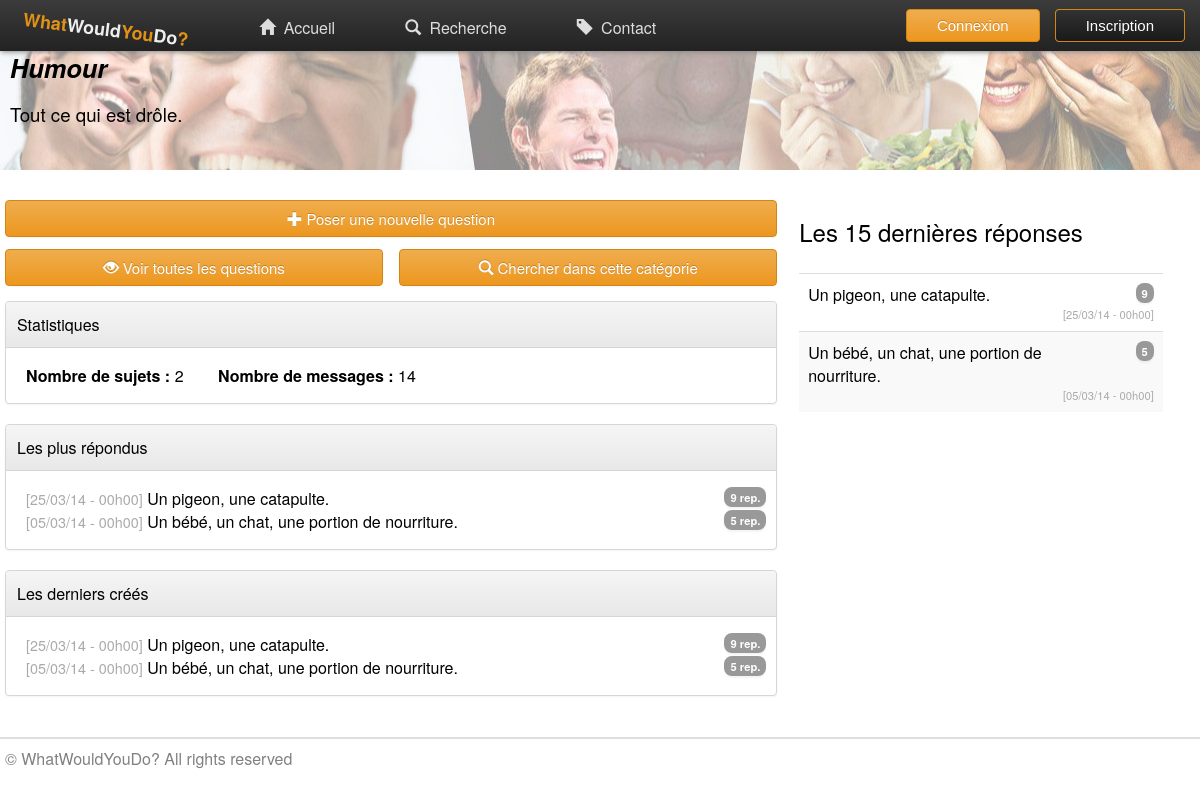
Page /?/category/1 on the earlier database version.
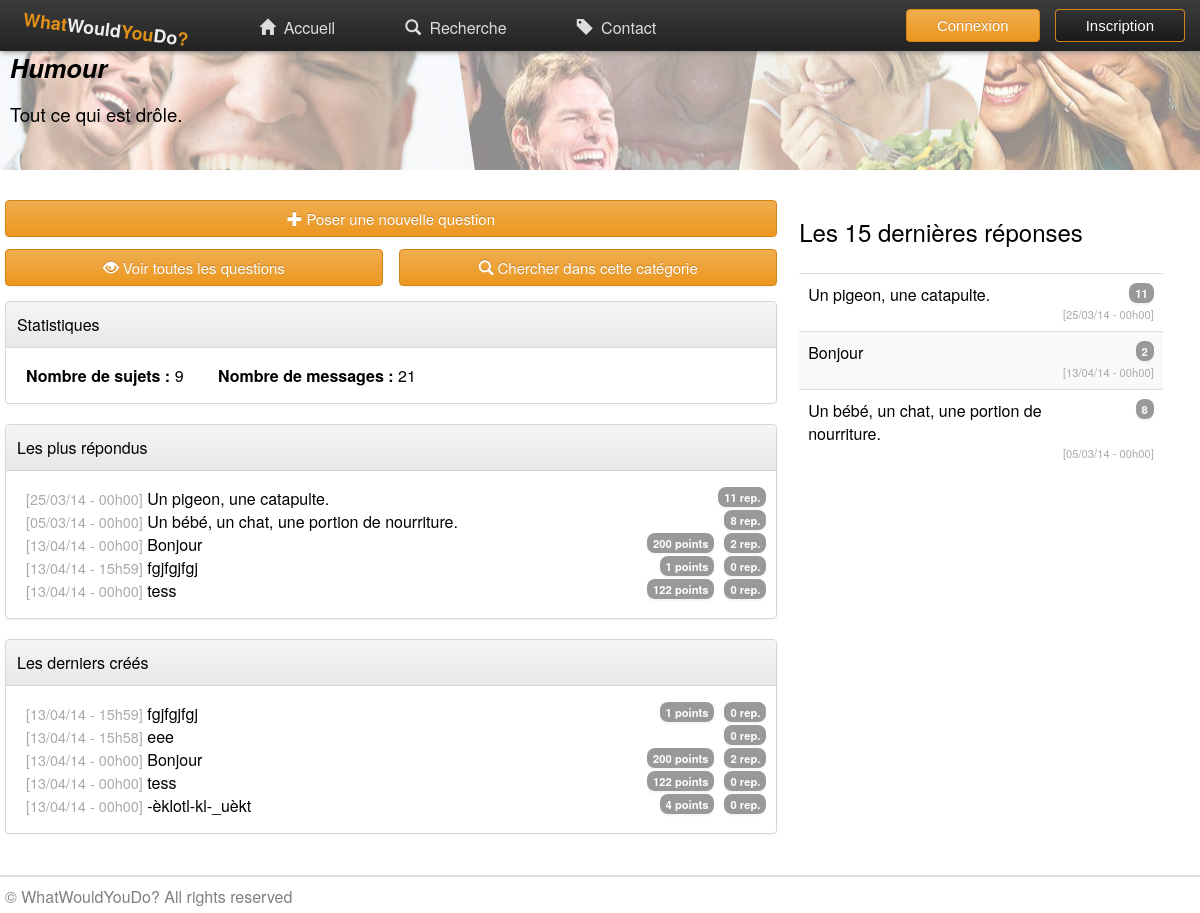
Same page on the later database version.
### tables this page shows
CREATE TABLE IF NOT EXISTS `category` (
  `id` int(11) NOT NULL AUTO_INCREMENT,
  `name` varchar(50) NOT NULL,
  `description` text NOT NULL,
  PRIMARY KEY (`id`)
);

CREATE TABLE IF NOT EXISTS `topic` (
  `id` int(11) NOT NULL AUTO_INCREMENT,
  `title` varchar(100) NOT NULL,
  `content` text NOT NULL,
  `date` datetime NOT NULL,
  `user_id` int(11) NOT NULL,
  `category_id` int(11) NOT NULL,
  `answered` tinyint(1) NOT NULL DEFAULT '0',
  `pot_point` int(11) NOT NULL,
  `pot_euro` int(11) NOT NULL,
  PRIMARY KEY (`id`),
  KEY `user_id` (`user_id`,`category_id`),
  KEY `category_id` (`category_id`)
);

### index.php (called while the page is built, shortened)
<?php
	include("php/utils.php");
	include("php/_header.php");
	include(get_page_to_load($_SERVER['QUERY_STRING']));
	include("php/_footer.php");
?>

### php/utils.php (called while the page is built, shortened)
<?php
	function is_co() {
		return isset($_SESSION["user"]);
	}
?>

### php/category.php (the view, shortened to what this page needs)
<?php
if(isset($_GET["data"][0])){
	$id_cat = $_GET["data"][0];
	$bdd = BBD_connect();
	$query = $bdd->prepare("SELECT category.id as _id, category.name as name, category.description as description, COUNT(topic.id) as nb_topic,
								(SELECT COUNT(post.id) FROM category
								 LEFT JOIN topic ON topic.category_id = category.id
								 LEFT JOIN post ON post.topic_id = topic.id
								 WHERE category.id = _id) as nb_post
							FROM category
							LEFT JOIN topic ON topic.category_id = category.id
							WHERE category.id = ?
							GROUP BY category.id");
	$query->execute(array($_GET["data"][0]));
	if($data = $query->fetch()) {
		$cat = $data;
	} else
		header("Location: ?/");
} else
	header("Location: ?/");
?>
<div id="indexTile" <?php if(file_exists('img/cat-'.$cat['_id'].'.jpg')) { echo 'style="background: url(\'img/cat-'.$cat['_id'].'.jpg\') no-repeat center; background-size: 100%;"'; } ?> >
	<section >
		<p><b><i><?php echo $cat['name']; ?></i></b></p>
		<p><?php echo $cat['description']; ?></p>
	</section>
</div>
<section>
	<section style="width: 66.6%; float : left;">
     	    <div class="content-elem fresh">
      	    <div class="btn new-cat" style="margin: 5px;"><span class="icon plus" ></span>Poser une nouvelle question</div>
      	    <div style="margin: 5px; margin-top: 12px; box-sizing: border-box;">
      	    	<div class="btn show-cat" style="width: 49%; float: left; box-sizing: border-box"><span class="icon eye" ></span>Voir toutes les questions</div>
      	    	<a href="?/search/<?php echo $id_cat; ?>"><div class="btn" style="width: 49%; float: right; box-sizing: border-box"><span class="icon search" ></span>Chercher dans cette catégorie</div></a>
      	    </div>
     	    </div>
     	    <div id="cat-stat" style="width:100%; ">
      	    <div class="content-elem fresh">
				<div class="content-bordered">
					<div class="content-bordered-title">
						<h4 class="panel-title">Statistiques</h4>
					</div>
					<p>
						<b class="content-bordered-item">Nombre de sujets : </b><?php echo $cat['nb_topic']; ?>
						<b class="content-bordered-item">Nombre de messages : </b><?php echo $cat['nb_post']; ?>
					</p>
				</div>
			</div>
			<div class="content-elem fresh">
				<div class="content-bordered">
					<div class="content-bordered-title">
						<h4 class="panel-title">Les plus répondus</h4>
					</div>
					<ul class="list-unstyled">
					<?php
						$query = $bdd->prepare("SELECT topic.id AS id, topic.title AS title, DATE_FORMAT(topic.date, '%d/%m/%y - %Hh%i') AS date_, topic.pot_point as points, COUNT(post.id) AS nb_post, topic.answered AS answered
												FROM category
												RIGHT JOIN topic ON topic.category_id = category.id
												LEFT JOIN post ON post.topic_id = topic.id
											    WHERE category.id = ?
												GROUP BY topic.id
												ORDER BY nb_post DESC
												LIMIT 0,5");
						$query->execute(array($id_cat));
						while($data = $query->fetch()){ ?>
						<li>
								<span class="date">[<?php echo $data['date_']; ?>]</span>
								<a href="?/post/<?php echo $data['id']; ?>">
									<?php echo $data['title']; ?>
									<span class="badge" style="float: right; margin-right: 10px;"><?php echo $data['nb_post']; ?> rep.</span>
									<?php if($data['points'] > 0 AND !$data['answered']) { ?>
									<span class="badge" style="float: right; margin-right: 10px;"><?php echo $data['points']; ?> points</span>
									<?php } else if ($data['answered']) {  ?>
									<span class="badge-premium" style="float: right; margin-right: 10px;">Répondu</span>
									<?php } ?>
								</a>
						</li>
					<?php } ?>
					</ul>
				</div>
			</div>
			<div class="content-elem fresh">
				<div class="content-bordered">
					<div class="content-bordered-title">
						<h4 class="panel-title">Les derniers créés</h4>
					</div>
					<ul class="list-unstyled">
					<?php
						$query = $bdd->prepare("SELECT topic.id AS id, topic.title AS title, DATE_FORMAT(topic.date, '%d/%m/%y - %Hh%i') AS date_, topic.pot_point as points, COUNT(post.id) AS nb_post, topic.answered AS answered
												FROM category
												RIGHT JOIN topic ON topic.category_id = category.id
												LEFT JOIN post ON post.topic_id = topic.id
											    WHERE category.id = ?
												GROUP BY topic.id
												ORDER BY topic.date DESC
												LIMIT 0,5");
						$query->execute(array($id_cat));
						while($data = $query->fetch()){ ?>
						<li>
								<span class="date">[<?php echo $data['date_']; ?>]</span>
								<a href="?/post/<?php echo $data['id']; ?>">
									<?php echo $data['title']; ?>
									<span class="badge" style="float: right; margin-right: 10px;"><?php echo $data['nb_post']; ?> rep.</span>
									<?php if($data['points'] > 0 AND !$data['answered']) { ?>
									<span class="badge" style="float: right; margin-right: 10px;"><?php echo $data['points']; ?> points</span>
									<?php } else if ($data['answered']) {  ?>
									<span class="badge-premium" style="float: right; margin-right: 10px;">Répondu</span>
									<?php } ?>
								</a>
						</li>
					<?php } ?>
					</ul>
				</div>
			</div>
		</div>
	</section>
	<section style="width: 30.3%; float: left;">
		<div class="categories">
			<h3>Les 15 dernières réponses</h3>
			<table class="table table-striped table-hover">
				<?php
					$query = $bdd->prepare("SELECT id_ AS id, title_ AS title, date_ AS date, COUNT(date_) AS nb_post, points_ as points, answered_ AS answered
											FROM (SELECT topic.id AS id_, topic.title AS title_, DATE_FORMAT(topic.date, '%d/%m/%y - %Hh%i') AS date_, topic.pot_point as points_, topic.answered AS answered_
												  FROM post
												  RIGHT JOIN topic ON post.topic_id = topic.id
												  RIGHT JOIN category ON topic.category_id = category.id
											      WHERE category.id = ?
												  GROUP BY post.id
												  HAVING post.id != 0
											      ORDER BY post.date  DESC) t
											GROUP BY id_
											ORDER BY date_  DESC");
					$query->execute(array($id_cat));
					while($data = $query->fetch()){ ?>
					<tr>
						<td>
							<a style="width: 85%; float: left;" href="?/post/<?php echo $data['id']; ?>">
								 <?php echo $data['title']; ?>
							</a>
							<span class="badge" style="float: right"><?php echo $data['nb_post']; ?></span>
							<span class="date" style="font-size: 70%; float: right;">[<?php echo $data['date']; ?>]</span>
						</td>
					</tr>
				<?php } ?>
			</table>
		</div>
	</section>
</section>

### php/_header.php (shortened to what this page needs)
<html>
	<head>
        <link rel="stylesheet" href="css/style.css">
		<link rel="stylesheet" href="css/generator.message.css">
		<link rel="stylesheet" href="css/generator.ttbox.css">
		<link rel="stylesheet" href="css/generator.form.css">
		<link rel="stylesheet" href="css/generator.textinput.css">
		<link rel="stylesheet" href="css/generator.button.css">
		<link rel="stylesheet" href="css/generator.checkbox.css">
		<link rel="stylesheet" href="css/generator.title.css">
		<link rel="stylesheet" href="css/generator.tab.css">
		<link rel="stylesheet" href="css/generator.paginate.css">
    </head>
	<body>
		<header>
			<nav id="fixedbar">
				<ul id="fixednav">
					<li>
						<a class="main-title" href="?/">
							<span>What</span><span>Would</span><span>You</span><span>Do</span><span>?</span>
						</a>
					</li>
					<li class="no-reponsive mn">
						<a href="?/" class="icon home"> Accueil</a>
					</li>
					<li class="no-reponsive mn">
						<a href="?/search/" class="icon search"> Recherche</a>
					</li>
					<?php if(is_co() AND $_SESSION['user']['admin']) { ?>
					<li class="no-reponsive mn">
						<a href="?/admin/" class="icon contact"> Admin</a>
					</li>
					<?php } else { ?>
					<li class="no-reponsive mn">
						<a href="?/contact/" class="icon contact"> Contact</a>
					</li>
					<?php } ?>
				</ul>
					<?php
						if(!is_co()) {
					?>
						<input type="button" value="Inscription" class="btn registration" />
						<input type="button" value="Connexion"   class="btn connection"   />
					<?php
						}
					?>
			</nav>
		</header>

### php/_footer.php (shortened to what this page needs)
		<section>
			<footer>
				<br/><hr/>
				<span class="copyright">&copy; WhatWouldYouDo? All rights reserved</span>
			</footer>
		</section>
	</body>
</html>

### css/style.css (style rules this page uses)
html { font-family: 'Helvetica Neue', Helvetica, Arial, sans-serif; }
body { margin: 0; padding-top: 50px; padding-bottom: 20px; min-width: 650px; }
a { color: inherit; text-decoration: none; transition: color .3s linear; }
h3 { font-size: 24px; font-weight: normal; }
.content-bordered { border: 1px #D6D6D6 solid; border-radius: 4px; margin: 5px; box-shadow: rgba(0, 0, 0, 0.0470588) 0px 1px 2px 0px; background-color: white; }
.content-bordered .content-bordered-title { background-image: linear-gradient(rgb(245, 245, 245) 0px, rgb(232, 232, 232) 100%); border-bottom: 1px #D6D6D6 solid; border-radius: 4px 4px 0 0; padding: 6px; }
.content-bordered .content-bordered-title .panel-title { margin: 5px; font-weight: normal; }
.content-bordered p { padding-left: 20px; padding-right: 20px; }
.content-bordered-item + .content-bordered-item { margin-left: 30px; }
header { background-image: linear-gradient(to bottom,#3c3c3c 0,#222 100%); position: fixed; top: 0; width: 100%; margin: 0 auto; color: #DDDDDD; box-shadow: 1px 1px 5px #888888; z-index: 99; }
#fixedbar { height: 35px; width: 100%; min-width: 650px; }
#fixedbar ul { list-style: none; }
#fixedbar ul li { float: left; height: 100%; margin-left: 14px; margin-right: 14px; padding-left: 10px; padding-right: 10px; }
#fixedbar ul li a { padding-top: 18px; padding-bottom: 14px; padding-left: 11px; padding-right: 11px; }
.main-title { font-size: 18px; display: inline-block; margin-top: -18px; margin-left: -52px; -webkit-transform: rotate(7deg); -moz-transform: rotate(7deg); -o-transform: rotate(7deg); -ms-transform:rotate(7deg) animation-name:myfirst; animation-duration:5s; animation-timing-function:linear; animation-iteration-count:infinite; animation-direction:alternate; animation-play-state:running; -webkit-animation-name:myfirst; -webkit-animation-duration:1s; -webkit-animation-timing-function:linear; -webkit-animation-iteration-count:infinite; -webkit-animation-direction:alternate; -webkit-animation-play-state:running; }
.main-title { font-weight: bold; }
.main-title span:nth-child(odd) { color: #E19118; }
.main-title span:nth-child(even) { color: #EEEEEE; }
.badge { background-color: rgb(153, 153, 153); box-shadow: rgba(0, 0, 0, 0.0470588) 0px 2px 2px 0px; color: white; font-weight: bold; border-radius: 8px; font-size: 70%; padding: 2px; padding-left: 6px; padding-right: 6px; white-space: nowrap; }
.badge + .badge { margin-left: 10px; margin-right: 10px; }
.list-unstyled { list-style-type: none; margin-left: -20px; }
.icon:before { position: relative; top: 1px; display: inline-block; font-family: 'Glyphicons Halflings'; -webkit-font-smoothing: antialiased; font-style: normal; font-weight: normal; line-height: 1; margin-right: 4px; }
.home:before { content: "\e021"; }
.contact:before { content: "\e041"; }
.plus:before { content: "\2b"; }
.search:before { content: "\e003"; }
.eye:before { content: "\e105"; }
.btn { box-shadow: rgba(0, 0, 0, 0.0470588) 0px 1px 2px 0px; background-image: linear-gradient(rgb(240, 173, 78) 0px, rgb(236, 151, 31) 100%); border: 1px rgb(213, 133, 18) solid; border-radius: 4px; padding: 7px; padding-left: 12px; padding-right: 12px; color: white; font-size: 15px; text-shadow: rgba(0, 0, 0, 0.2) 0px -1px 0px; display: block; text-align: center; }
.btn.connection, .btn.registration { margin-top: -7px; margin-right: 15px; padding-left: 30px; padding-right: 30px; float: right; }
.btn.registration { background-image: linear-gradient(rgb(50, 50, 50) 0px, rgb(25, 25, 25) 100%); }
section, footer { max-width: 1200px; margin: auto; padding-right: 0px; }
#indexTile { width: 100%; height: 150px; background-color: #DEDEDE; margin-top: -30px; margin-bottom: 20px; }
#indexTile p { padding: 30px; padding-left: 10px; }
#indexTile p:first-child { font-size : 19pt; }
#indexTile p:nth-child(2) { margin-top: -70px; font-size : 14pt; }
.content-elem { padding: 5px; padding-left: 0px; padding-right: 0px; }
.fresh { width: 97.9%; float: left; }
.categories table { width: 100%; border-collapse: collapse; }
.categories td { border-top: 1px solid #ddd; padding: 9px; }
.categories tr:nth-child(even) { background-color: #f9f9f9; }
.table-hover td { padding-left: 9px; transition: padding-left .2s ease-in; }
footer { margin: auto; bottom: 0; position: relative; width: 100%; float: left; }
hr { border: solid 1px #DEDEDE; }
.copyright { color: gray; padding: 5px; }
.date { color: #AAA; font-size: 90%; }

Differences in the rows shown:
no longer on one of the page's lists (row unchanged): topic: title "Un pigeon, une catapulte."
no longer on one of the page's lists (row unchanged): topic: title "Un bébé, un chat, une portion de nourriture."
computed for topic "Un pigeon, une catapulte.": nb_post "9" → "11"
computed for topic "Un bébé, un chat, une portion de nourriture.": nb_post "5" → "8"
added topic: date_ "13/04/14 - 00h00", title "Bonjour", nb_post "2", pot_point "200"
added topic: date_ "13/04/14 - 15h59", title "fgjfgjfgj", nb_post "0", pot_point "1"
added topic: date_ "13/04/14 - 00h00", title "tess", nb_post "0", pot_point "122"
added topic: date_ "13/04/14 - 15h58", title "eee", nb_post "0", shown under "Les derniers créés"
added topic: date_ "13/04/14 - 00h00", title "-èklotl-kl-_uèkt", nb_post "0", pot_point "4", shown under "Les derniers créés"
Other differences:
$cat['nb_topic']: "2" → "9"
$cat['nb_post']: "14" → "21"
new list line: "Un pigeon, une catapulte. 11 [ 25/03/14 - 00h00 ]"
new list line: "Bonjour 2 [ 13/04/14 - 00h00 ]"
new list line: "Un bébé, un chat, une portion de nourriture. 8 [ 05/03/14 - 00h00 ]"
list line gone: "Un pigeon, une catapulte. 9 [ 25/03/14 - 00h00 ]"
list line gone: "Un bébé, un chat, une portion de nourriture. 5 [ 05/03/14 - 00h00 ]"
